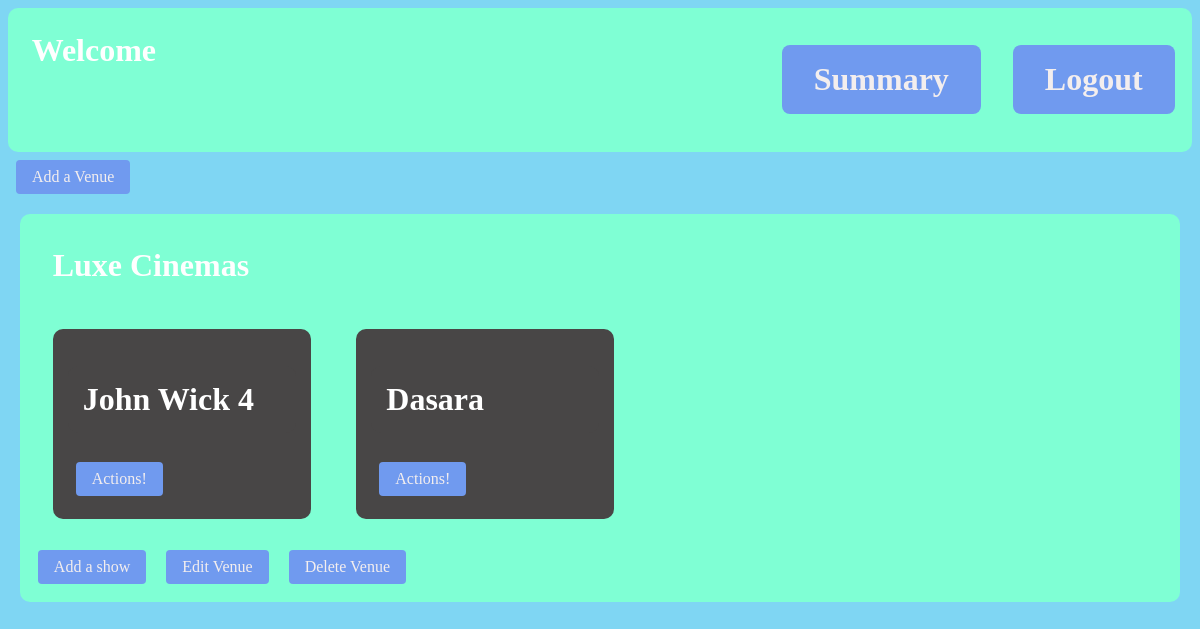
The page /viewvenues (signed in) on the database its author committed.
### tables this page shows
CREATE TABLE "Venues" (
	"id"	INTEGER NOT NULL,
	"name"	TEXT,
	"place"	TEXT,
	"capacity"	INTEGER,
	"owner"	INTEGER,
	PRIMARY KEY("id")
);

CREATE TABLE "shows" (
	"id"	INTEGER NOT NULL,
	"name"	TEXT NOT NULL,
	"venue_id"	INTEGER NOT NULL,
	"rating"	INTEGER,
	"price"	INTEGER,
	"Created_at"	TEXT,
	"start_time"	TEXT,
	"end_time"	TEXT,
	"capacity"	INTEGER,
	PRIMARY KEY("id"),
	FOREIGN KEY("venue_id") REFERENCES "Venues"("id")
);

### app.py (the view)
@app.route("/viewvenues",methods=["GET","POST"])
def ViewVenue():
    user_id = session.get('user_id')
    conn = sqlite3.connect('database.db')
    cursor = conn.cursor()
    venues_query = "select * from venues;"
    cursor.execute(venues_query)
    venues = cursor.fetchall()
    venue_shows = {}
    admin_venues=[]
    for j in venues:
        if j[4]==int(user_id):
            admin_venues.append(j)
    if admin_venues!=[]:
        shows_query = "select * from shows;"
        cursor.execute(shows_query)
        shows = cursor.fetchall()
        for i in admin_venues:
            venue_shows[i[0]]={}
            venue_shows[i[0]]["venue"]=i
            venue_shows[i[0]]["shows"]=[]
            for j in shows:
                    if int(i[0])==j[2]:
                        venue_shows[i[0]]["shows"].append(j)
    return render_template("adminpage.html",user_id=user_id,admin_venues=admin_venues,venue_shows=venue_shows)

### templates/adminpage.html (shortened to what this page needs)
<!DOCTYPE html>
<head>
    <link rel="stylesheet" type="text/css" href="/static/style.css">
</head>
<body  style="background-color: rgb(127, 214, 243);">
    <div style="display:flex;color:white;background-color: aquamarine;border-radius: 10px;">
        <h1 style="color:white;flex-basis:60%;margin:2%">Welcome</h1>
        <h1><a href="{{url_for('MyProfile')}}">Summary</a></h1>
        <h1><a href="{{url_for('index')}}">Logout</a></h1>
    </div>
    <a href="{{url_for('AddVenue')}}">Add a Venue</a>
    {% if admin_venues != [] %}
        {% for i in venue_shows.values() %}
            <div style="background-color: aquamarine;border-radius: 10px;padding:10px;margin:1%;">
                <h1 style="color:white;margin:2%">{{ i["venue"][1] }}</h1>
                <div style="display:flex">
                    {% for show in i["shows"] %}
                        <div  style="background-color:rgb(72, 70, 70);color:white;flex-basis:20%;margin:2%;border-radius: 10px;padding: 15px">
                            <h1 style="background-color:rgb(72, 70, 70);color:white;flex-basis:20%;;border-radius: 10px;padding: 15px">{{ show[1] }}</h1>
                            <a href="{{ url_for('EditShow',show_id=show[0]) }}">Actions!</a>
                        </div>
                    {% endfor %}
                </div>
                <a href="{{ url_for('AddShow',venue_id=i["venue"][0]) }}">Add a show</a>
                <a href="{{ url_for('EditVenue',venue_id=i["venue"][0]) }}">Edit Venue</a>
                <a href="{{ url_for('DeleteVenue',venue_id=i["venue"][0]) }}">Delete Venue</a>
            </div>
        {%endfor%}
    {% endif %}
</body>
</html>

### static/style.css (style rules this page uses)
a { display: inline-block; padding: 0.5em 1em; text-decoration: none; background-color: #709aef; color: #f3eeee; border-radius: 0.25em; margin: 0.5em; }

### rows shown on the page
Venues: name "Luxe Cinemas"
shows: name "John Wick 4"
shows: name "Dasara"
